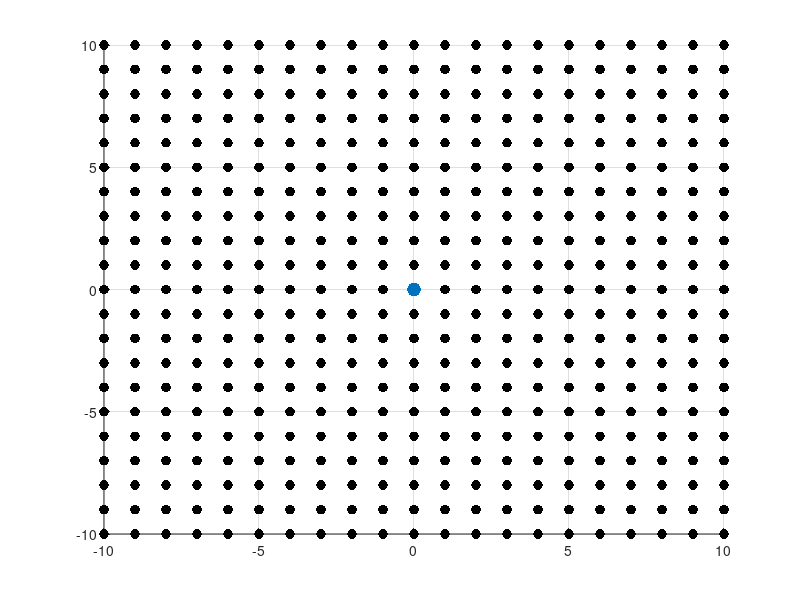

The MATLAB source for this figure: (Note: this script raises an error after producing the figure.)
clear
close all

%% Create Movie
% create a movie from plot
create_mov  = false;
mov_name    = 'gid_loc.avi';
fps         = 2;

if (create_mov == true)
    mov             = VideoWriter(mov_name);
    mov.FrameRate   = fps;
    mov.Quality     = 100;
    open(mov);
end

%% Initial Parameters
dt=0.1;
Zi=[0 0 0]';        %[x y phi];
Ui=[0 0];
Sigma=[1000 10 10;10 1000 10;10 10 1000];  %model uncertatinty
R=[1.5 0.001 0.01;0.001 1.5 0.001;0.01 0.001 1.5];  %measurement uncertainty
Z=Zi;
U=[10 10;0 20;10 10;20 0;20 0;20 0; 10 10];  %[v_left v_right] %rps
U=[U; U];
%% Generate Initial Grid
M=21;
x=linspace(-10,10,M);
y=linspace(-10,10,M);
phi=linspace(-pi,pi,M);
index=0;
for k=1:M
    for j=1:M
        for i=1:M
            index=index+1;
            X(:,index)=[x(i);y(j);phi(k)];
        end
    end
end
% X=[x;y;phi];
P=ones(size(X,2),1);
P=P/sum(sum(P));
Xxy=X(1:2,1:M^2);
Pxy=ones(size(Xxy,2),1);
Pxy=Pxy/sum(sum(Pxy));
%% Plot First Step

figure(1)
xlim([-12 12])
ylim([-12 12])
for j=1:M
    for i=1:M
        c=(1-Pxy(M*(j-1)+i)/max(Pxy));
        scatter(x(i),y(j),50,c*[1 1 1],'filled')
        grid on
        hold on
    end
end
scatter(Z(1,1),Z(2,1),100,'filled','g')
hold off
pause(0.2)

if (create_mov == true)
    for i=1:fps
        F = getframe(gcf);
        writeVideo(mov,F);
    end
end
%% Iterate
for n=1:size(U,1)
    
    Pxy_prev=Pxy;
    Pxy_new=zeros(size(Pxy));
    
    %%%%%%%%%%%%%%%%%%%%%%%measure%%%%%%%%%%%%%%%%%%%%%%%%%%%%%
    for j=1:M
        for i=1:M
            index=(j-1)*M+i;
            %         Xxy(:,index)=[x(i);y(j);phi(k)];
            Pxy_new(index) = gaussian_multi(Xxy(:,index),Z(1:2),R(1:2,1:2));
        end
    end
    Pxy=Pxy_new.*Pxy_prev;
    Pxy=Pxy/sum(sum(Pxy));
    
    
    for j=1:M
        for i=1:M
            c=0.9*(1-Pxy(M*(j-1)+i)/max(Pxy));
            scatter(x(i),y(j),50,c*[1 1 1],'filled')
            grid on
            hold on
        end
    end
    scatter(Z(1,1),Z(2,1),100,'filled','g')
    hold off
    pause(0.2)
    if (create_mov == true)
        for i=1:fps
            F = getframe(gcf);
            writeVideo(mov,F);
        end
    end
    
    
    
    %%%%%%%%%%%%%%%%%%%%%%% drive %%%%%%%%%%%%%%%%%%%%%%%%%%%
    
    Z = diff_drive(Z,U(n,:),dt);
    for j=1:M
        for i=1:M
            index=(j-1)*M+i;
            %         Xxy(:,index)=[x(i);y(j);phi(k)];
            Pxy_prev(index) = gaussian_multi(Xxy(:,index),Z(1:2),R(1:2,1:2));
        end
    end
    Pxy_new=zeros(size(Pxy));
    
    for i=1:length(Pxy)
        mu1 = diff_drive(X(:,i),U(n,:),dt);
        for j=1:length(Pxy)
            Pxy_new(j) = Pxy_new(j)+gaussian_multi(Xxy(:,j),mu1(1:2),Sigma(1:2,1:2));
        end
    end
    
    
    Pxy=Pxy_new.*Pxy_prev;
    Pxy=Pxy/sum(sum(Pxy));
    
    for j=1:M
        for i=1:M
            c=0.9*(1-Pxy(M*(j-1)+i)/max(Pxy));
            scatter(x(i),y(j),50,c*[1 1 1],'filled')
            grid on
            hold on
        end
    end
    scatter(Z(1,1),Z(2,1),100,'filled','g')
    hold off
    pause(0.2)
    if (create_mov == true)
        for i=1:fps
            F = getframe(gcf);
            writeVideo(mov,F);
        end
    end
end

if (create_mov == true)
    close(mov);
    %     close all;
end


